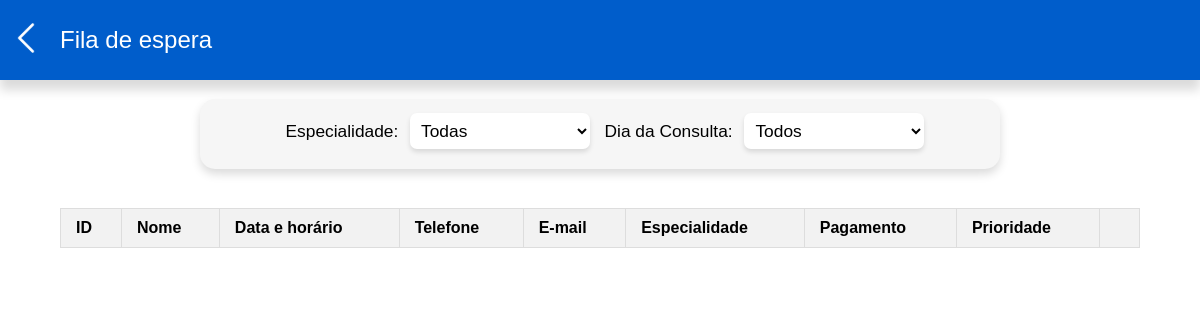
The app's page /filaespera/, older data.
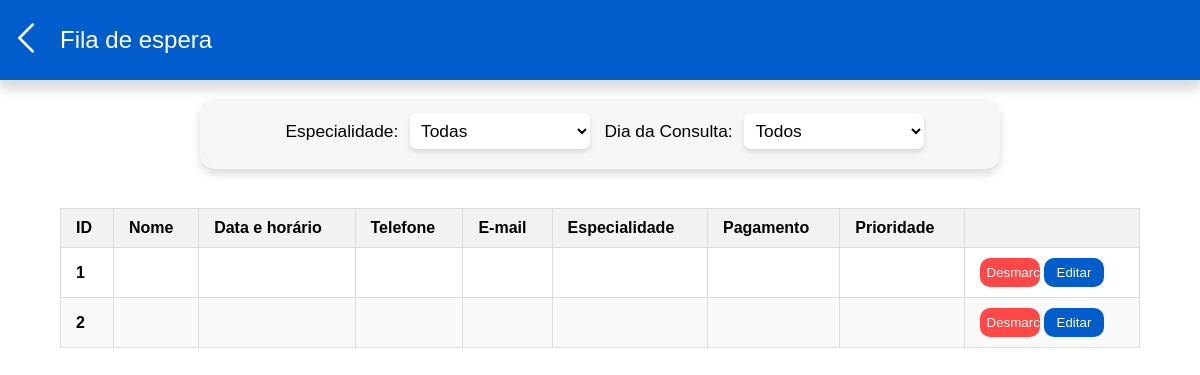
The same page, newer data.
### gerenciador/models.py (models this page shows)
class PacienteFilaEspera(models.Model): # CLASSE QUE REPRESENTA A TABELA PacienteFilaEspera
    ESPECIALIDADE_UM = 'Clinico Geral'
    ESPECIALIDADE_DOIS = 'Oftalmologista'
    ESPECIALIDADE_TRES = 'Dermatologista'
    ESPECIALIDADE_CHOICES = [
        (ESPECIALIDADE_UM, 'Clinico Geral'),
        (ESPECIALIDADE_DOIS, 'Oftalmologista'),
        (ESPECIALIDADE_TRES, 'Dermatologista'),
    ]
    OPTION_SIM = 'Sim'
    OPTION_NAO = 'Não'
    OPTION_CHOICES = [
        (OPTION_SIM, 'Sim'),
        (OPTION_NAO, 'Não'),
    ]
    PAGAMENTO_UM = 'Dinheiro'
    PAGAMENTO_DOIS = 'Cartão de credito'
    PAGAMENTO_TRES = 'Cartão de debito'
    PAGAMENTO_QUATRO = 'Convênio médico'
    PAGAMENTO_CHOICES = [
        (PAGAMENTO_UM, 'Dinheiro'),
        (PAGAMENTO_DOIS, 'Cartão de credito'),
        (PAGAMENTO_TRES, 'Cartão de debito'),
        (PAGAMENTO_QUATRO, 'Convênio médico'),
    ]
    DIA_SEGUNDA = 'Segunda-feira'
    DIA_TERCA = 'Terça-feira'
    DIA_QUARTA = 'Quarta-feira'
    DIA_QUINTA = 'Quinta-feira'
    DIA_SEXTA = 'Sexta-feira'
    DIAS_CHOICES = [
        (DIA_SEGUNDA, 'Segunda-feira'),
        (DIA_TERCA, 'Terça-feira'),
        (DIA_QUARTA, 'Quarta-feira'),
        (DIA_QUINTA, 'Quinta-feira'),
        (DIA_SEXTA, 'Sexta-feira'),
    ]
    nome_fila = models.CharField(max_length=100,null=False, blank=False)
    endereco_fila = models.CharField(max_length=100)
    prioridade_fila = models.CharField(max_length=5, null=False, blank=False, choices=OPTION_CHOICES, default=OPTION_NAO)
    cpf_fila = models.CharField(max_length=15, null=False, blank=False)
    rg_fila = models.CharField(max_length=15)
    telefone_fila = models.CharField(max_length=20, null=False, blank=False)
    email_fila = models.CharField(max_length=100)
    data_nascimento_fila = models.DateField(null=False, blank=False)
    especialidade_fila = models.CharField(max_length=50, null=False, blank=False, choices=ESPECIALIDADE_CHOICES, default=ESPECIALIDADE_UM)
    data_consulta_fila = models.CharField(max_length=50, null=False, blank=False, choices=DIAS_CHOICES)
    convenio_medico_fila = models.CharField(max_length=50, null=False, blank=False, choices=OPTION_CHOICES, default=OPTION_NAO)
    forma_pagamento_fila = models.CharField(max_length=50, null=False, blank=False, choices=PAGAMENTO_CHOICES, default=PAGAMENTO_UM)

### gerenciador/views.py (the view)
# urls.py: path('filaespera/', views.ListarFiladeEspera, name='fila_espera'),
def ListarFiladeEspera(request):
    especialidade_fila = request.GET.get('especialidade') # QUERY DA ESPECIALIDADE NA BASE DE DADOS
    data_consulta_fila = request.GET.get('data_consulta') # QUERY DO DIA NA BASE DE DADOS
    pacientes_fila = PacienteFilaEspera.objects.all() # PUXANDO TODOS OS PACIENTES NA BASE DE DADOS
    if especialidade_fila:
        pacientes_fila = pacientes_fila.filter(especialidade_fila=especialidade_fila)
    if data_consulta_fila:
        pacientes_fila = pacientes_fila.filter(data_consulta_fila=data_consulta_fila)
    return render(request, 'gerenciador/ver_fila.html', {'pacientes_fila': pacientes_fila}) # RENDER DA VIEW

### gerenciador/templates/gerenciador/ver_fila.html (shortened to what this page needs)
<!DOCTYPE html>
<html lang="pt-br">
<head>
    {% load static %}
    <link rel="stylesheet" href="{% static 'ver_fila_style.css' %}">
</head>
<body>
    <div class="consultas-main">
        <div class="nav-bar">
            <a href="{% url 'home' %}"><img src="{% static 'img/retornar.svg' %}" alt="Voltar" class="btn-voltar"></a>
            <h1>Fila de espera</h1>
        </div>
        <div class="content-consultas">
            <div class="painel">
                <div class="filtros">
                    <form method="GET" action="{% url 'fila_espera' %}">
                        <div class="field-filtro">
                            <label for="especialidade" class="label-esp">Especialidade: </label>
                            <select name="especialidade" class="sel-especialidade" id="id_especialidade" onchange="this.form.submit()">
                                <option value="">Todas</option>
                            </select>
                        </div>
                        <div class="field-filtro">
                            <label for="data_consulta" class="label-esp">Dia da Consulta: </label>
                            <select name="data_consulta" class="sel-especialidade" id="id_data_consulta" onchange="this.form.submit()">
                                <option value="">Todos</option>
                            </select>
                        </div>
                    </form>
                </div>
            </div>
            <div class="tabela">
                <table class="table">
                    <thead id="cabecalho">
                        <tr>
                            <th scope="col">ID</th>
                            <th scope="col">Nome</th>
                            <th scope="col">Data e horário</th>
                            <th scope="col">Telefone</th>
                            <th scope="col">E-mail</th>
                            <th scope="col">Especialidade</th>
                            <th scope="col">Pagamento</th>
                            <th scope="col">Prioridade</th>
                            <th scope="col"></th>
                        </tr>
                    </thead>
                    <tbody>
                        {% for paciente in pacientes_fila %}
                            <tr class="dados-paciente">
                                <th scope="row">{{ paciente.pk }}</th>
                                <td>{{ paciente.nome }}</td>
                                <td>{{ paciente.data_consulta }}</td>
                                <td>{{ paciente.telefone }}</td>
                                <td>{{ paciente.email }}</td>
                                <td>{{ paciente.especialidade }}</td>
                                <td>{{ paciente.forma_pagamento }}</td>
                                <td>{{ paciente.prioridade }}</td>
                                <td>
                                    <a href="{% url 'desmarcar' pk=paciente.pk %} "><button class="btn-desmarcar" alt="desmarcar">Desmarcar</button></a>
                                    <a href="{% url 'editar' pk=paciente.pk %}"><button class="btn-ficha" alt="Ficha do paciente">Editar</button></a>
                                </td>
                            </tr>
                        {% endfor %}
                    </tbody>
                </table>
            </div>
        </div>
    </div>
</body>
</html>

### gerenciador/static/ver_fila_style.css (style rules this page uses)
body { margin: 0; font-family: 'Noto-Sans', sans-serif;; }
.consultas-main { width: 100vw; height: 100vh; display: block; justify-content: center; flex-wrap: wrap; background: white; }
.nav-bar { width: 100%; height: 10%; display: flex; justify-content: flex-start; align-items: center; background: #005dcb; box-shadow: 0px 10px 10px rgba(0, 0, 0, 0.144); }
.btn-voltar { width: 40px; padding: 6px; cursor: pointer; }
.nav-bar > h1 { color: white; font-size: 18pt; margin-left: 8px; font-weight: 300; }
.content-consultas { width: 100%; height: 90%; display: block; flex-direction: column; align-items: center; }
.painel { width: 100%; height: 15%; display: flex; align-items: center; justify-content: center ; }
.filtros { width: 800px; height: 70px; display: flex; justify-content: center; align-items: flex-end; background-color: #F6F6F6; border-radius: 15px; box-shadow: 0px 5px 10px rgba(0, 0, 0, 0.144); }
.field-filtro { display: inline; }
.sel-especialidade { width: 180px; border-radius: 7px; padding: 7px; font-size: 13pt; border: none; background:white; box-shadow: 0px 3px 5px rgba(0, 0, 0, 0.123); cursor: pointer; margin-bottom: 20px; }
.label-esp { margin-left: 10px; margin-right: 7px; font-size: 13pt; font-weight: 400; }
.btn-desmarcar { width: 5vw; padding: 7px; border-radius: 10px; border: none; background: #ff4747; color: white; font-size: 10pt; cursor: pointer; }
.btn-ficha { width: 5vw; padding: 7px; border-radius: 10px; border: none; background: #005dcb; color: white; font-size: 10pt; cursor: pointer; }
.tabela { width: 100%; height: 85%; display: flex; justify-content: center; align-items: flex-start; overflow-x: auto; }
.table { width: 90%; border-collapse: collapse; margin: 20px 0; font-size: 16px; text-align: left; }
.table th, .table td { padding: 10px 15px; border: 1px solid #ddd; white-space: nowrap; }
#cabecalho { background-color: #f2f2f2; }
#cabecalho th { font-weight: bold; }
.dados-paciente { border-bottom: 1px solid #ddd; }
.dados-paciente:nth-of-type(even) { background-color: #f9f9f9; }

Row changes from the older to the newer data that the page shows:
added PacienteFilaEspera: pk "1"
added PacienteFilaEspera: pk "2"
